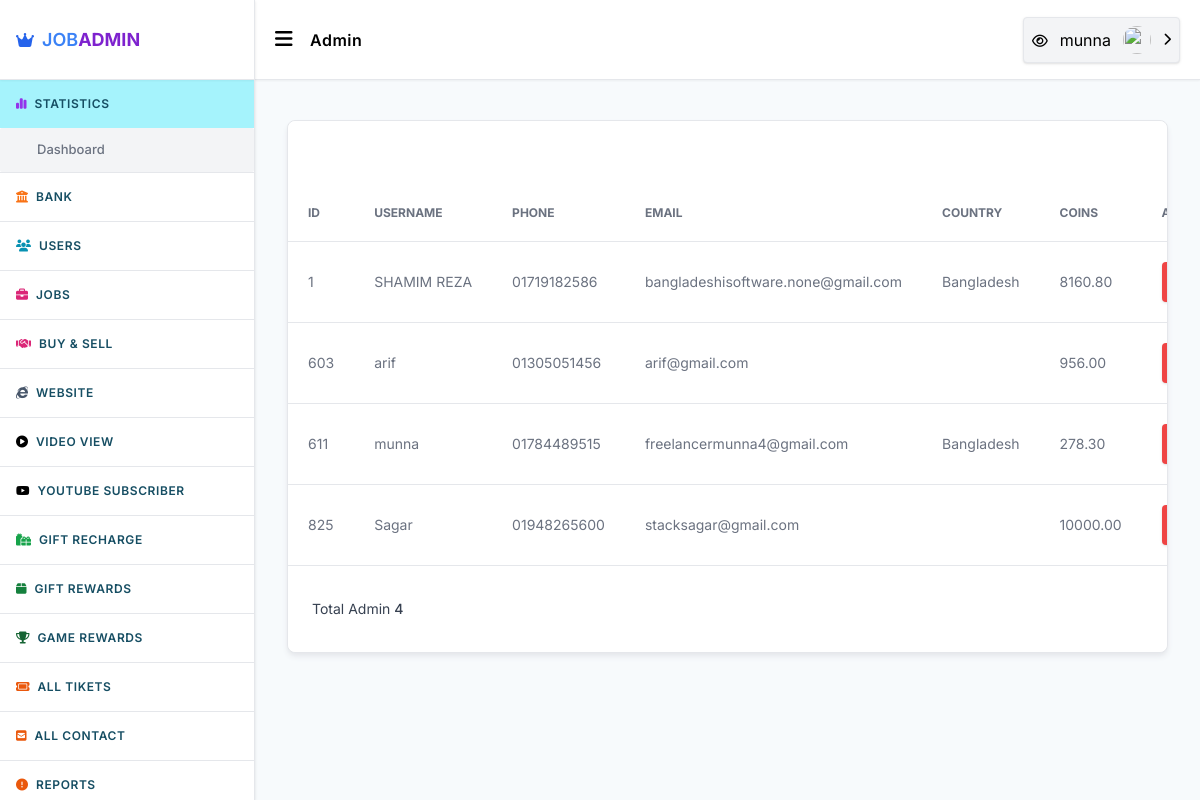
The app's page /admin/admin.php (signed in) with its own data.
### tables this page shows
CREATE TABLE `users` (
  `id` int(11) UNSIGNED NOT NULL,
  `mobile` varchar(55) NOT NULL,
  `fullname` varchar(25) NOT NULL,
  `email` varchar(255) NOT NULL,
  `password` varchar(128) NOT NULL,
  `coins` decimal(10,2) NOT NULL DEFAULT 0.00,
  `image` varchar(999) NOT NULL,
  `totalarn` decimal(10,2) NOT NULL,
  `admin` smallint(3) UNSIGNED NOT NULL DEFAULT 0,
  `country` varchar(255) NOT NULL,
  `address` varchar(999) NOT NULL,
  `city` varchar(500) NOT NULL,
  `zipcod` varchar(50) NOT NULL,
  `datebirth` varchar(55) NOT NULL,
  `facebook` text NOT NULL,
  `twiter` varchar(999) NOT NULL,
  `reg_time` int(11) UNSIGNED NOT NULL DEFAULT 0,
  `last_activity` int(11) UNSIGNED NOT NULL DEFAULT 0,
  `ref` int(11) UNSIGNED NOT NULL DEFAULT 0,
  `reg_ip` varchar(64) NOT NULL DEFAULT '0',
  `log_ip` varchar(64) NOT NULL,
  `activate` varchar(32) NOT NULL DEFAULT '0',
  `disabled` smallint(1) UNSIGNED NOT NULL DEFAULT 0
);

### admin/admin.php (the view, shortened to what the rows shown need)
<?php
  require_once"common/header.php";
  $users=_getAllData($db,"SELECT * FROM users WHERE admin=1 AND disabled=0 ORDER BY id ASC");
?>
<div class="x_container space-y-10 py-10">
    <div class="flex flex-col rounded-lg shadow-md border border-[
        ] shadow-gray-200 bg-white">
        <div class="overflow-x-auto rounded-lg">
            <div class="inline-block min-w-full align-middle">
                <div class="overflow-auto bg-white">
                    <table class="min-w-full divide-y divide-gray-200 table-fixed">
                        <thead class="bg-white">
                            <tr>
                                <th scope="col"
                                    class="p-4 text-xs font-medium text-left text-gray-500 uppercase lg:p-5"> ID </th>
                                <th scope="col"
                                    class="p-4 text-xs font-medium text-left text-gray-500 uppercase lg:p-5"> Username
                                </th>
                                <th scope="col"
                                    class="p-4 text-xs font-medium text-left text-gray-500 uppercase lg:p-5"> Phone
                                </th>
                                <th scope="col"
                                    class="p-4 text-xs font-medium text-left text-gray-500 uppercase lg:p-5"> Email
                                </th>
                                <th scope="col"
                                    class="p-4 text-xs font-medium text-left text-gray-500 uppercase lg:p-5"> Country
                                </th>
                                <th scope="col"
                                    class="p-4 text-xs font-medium text-left text-gray-500 uppercase lg:p-5"> Coins
                                </th>
                                <th scope="col"
                                    class="p-4 text-xs font-medium text-left text-gray-500 uppercase lg:p-5"> Actions
                                </th>
                            </tr>
                        </thead>
                        <tbody class="bg-white divide-y divide-gray-200" id="addresult">
                            <?php foreach($users as $u){ ?>
                            <tr class="hover:bg-gray-100">
                                <td class="p-4 text-sm font-normal text-gray-500 whitespace-nowrap lg:p-5">
                                    <?= $u['id'] ?> </td>
                                <td class="p-4 text-sm font-normal text-gray-500 whitespace-nowrap lg:p-5">
                                    <?= $u['fullname'] ?> </td>
                                <td class="p-4 text-sm font-normal text-gray-500 whitespace-nowrap lg:p-5">
                                    <?= $u['mobile'] ?> </td>
                                <td class="p-4 text-sm font-normal text-gray-500 whitespace-nowrap lg:p-5">
                                    <?= $u['email'] ?> </td>
                                <td class="p-4 text-sm font-normal text-gray-500 whitespace-nowrap lg:p-5">
                                    <?= $u['country'] ?> </td>
                                <td class="p-4 text-sm font-normal text-gray-500 whitespace-nowrap lg:p-5">
                                    <?= $u['coins'] ?> </td>
                                <td class="p-4 space-x-2 whitespace-nowrap lg:p-5">
                                    <button data-target="band_user" type="button" onclick="userid(<?= $u['id']  ?>)"
                                        class="popup_show btn bg-red-500 w-fit text-white">Band</button>
                                </td>
                            </tr>
                            <?php } ?>
                        </tbody>
                    </table>
                </div>
            </div>
        </div>
    </div>
</div>
</div>
</main>
</body>
</html>

### admin/common/header.php (shortened to what the rows shown need)
<?php
	require_once"../system/functions.php";
?>
<!DOCTYPE html>
<html lang="en">
<head>
    <link rel="stylesheet" href="css/styles.css">
    <link rel="stylesheet" href="../assets/css/jquery-confirm.min.css">
    <link rel="stylesheet" href="css/styles.css">
</head>
<body>
    <main class="flex p-0 m-0 justify-between w-full h-screen overflow-hidden">
        <div class="w-full h-screen overflow-auto">
            <header class="h-20 bg-white z-40 sticky top-0 left-0 right-0 shadow-sm border-b">
                <div class="h-full flex items-center relative justify-between px-5 xl:px-10">
                    <div class="flex items-center justify-center gap-x-3 sm:gap-x-4">
                        <div class="relative w-fit z-50"><button type="button"
                                class="header_options_toggler w-full p-2 rounded bg-gray-100 shadow border flex items-center justify-center gap-x-3">
                                <a target="_blank" href="https://joblessbd.com/">
                                    <span class="text-sm font-medium"><i class="fa fa-eye"></i></span></a>
                                <span>
                                    <?= $data['fullname'] ?> </span><img class="h-7 w-7 rounded-full"
                                    src="https://firebasestorage.googleapis.com/v0/b/bs-game-topup.appspot.com/o/images%2Fimages.png?alt=media&amp;token=f46fd874-00f4-48fe-a8ac-c43abf380491"
                                    alt=""> <small class="header_options_icon transition-all transform"><i
                                        class="fa-solid fa-chevron-right"></i></small>
                            </button>
                        </div>
                    </div>
                </div>
            </header>

### records on screen
users: fullname "munna", id "611", mobile "01784489515", email "freelancermunna4@gmail.com", country "Bangladesh", coins "278.30"
users: id "1", fullname "SHAMIM REZA", mobile "01719182586", email "bangladeshisoftware.none@gmail.com", country "Bangladesh", coins "8160.80"
users: id "603", fullname "arif", mobile "01305051456", email "arif@gmail.com", coins "956.00"
users: id "825", fullname "Sagar", mobile "01948265600", email "stacksagar@gmail.com", coins "10000.00"

### other values on screen
$config['site_name'] "JOB"
count($users) "4"
